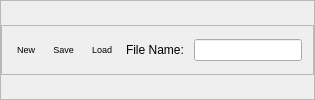
        <widget class="QWidget" name="page_4">
         <layout class="QVBoxLayout" name="verticalLayout">
          <property name="spacing">
           <number>0</number>
          </property>
          <property name="leftMargin">
           <number>0</number>
          </property>
          <property name="topMargin">
           <number>0</number>
          </property>
          <property name="rightMargin">
           <number>0</number>
          </property>
          <property name="bottomMargin">
           <number>0</number>
          </property>
          <item>
           <widget class="QFrame" name="frame_6">
            <property name="frameShape">
             <enum>QFrame::StyledPanel</enum>
            </property>
            <property name="frameShadow">
             <enum>QFrame::Raised</enum>
            </property>
            <layout class="QVBoxLayout" name="verticalLayout_12">
             <property name="spacing">
              <number>0</number>
             </property>
             <property name="leftMargin">
              <number>0</number>
             </property>
             <property name="topMargin">
              <number>0</number>
             </property>
             <property name="rightMargin">
              <number>0</number>
             </property>
             <property name="bottomMargin">
              <number>0</number>
             </property>
             <item>
              <layout class="QVBoxLayout" name="preshorizontalLayout">
               <item>
                <widget class="QFrame" name="frame_7">
                 <property name="maximumSize">
                  <size>
                   <width>16777215</width>
                   <height>50</height>
                  </size>
                 </property>
                 <property name="frameShape">
                  <enum>QFrame::StyledPanel</enum>
                 </property>
                 <property name="frameShadow">
                  <enum>QFrame::Raised</enum>
                 </property>
                 <layout class="QHBoxLayout" name="horizontalLayout_6">
                  <property name="spacing">
                   <number>5</number>
                  </property>
                  <property name="leftMargin">
                   <number>1</number>
                  </property>
                  <property name="topMargin">
                   <number>1</number>
                  </property>
                  <property name="rightMargin">
                   <number>1</number>
                  </property>
                  <property name="bottomMargin">
                   <number>1</number>
                  </property>
                  <item>
                   <layout class="QHBoxLayout" name="horizontalLayout_5">
                    <property name="spacing">
                     <number>10</number>
                    </property>
                    <property name="leftMargin">
                     <number>10</number>
                    </property>
                    <property name="rightMargin">
                     <number>10</number>
                    </property>
                    <item>
                     <widget class="QPushButton" name="btnPNew">
                      <property name="maximumSize">
                       <size>
                        <width>70</width>
                        <height>16777215</height>
                       </size>
                      </property>
                      <property name="toolTip">
                       <string>New Flat Media project file</string>
                      </property>
                      <property name="statusTip">
                       <string/>
                      </property>
                      <property name="layoutDirection">
                       <enum>Qt::LeftToRight</enum>
                      </property>
                      <property name="styleSheet">
                       <string notr="true">QPushButton { 
     border-style: inset;
     border-width: 1px;
     border-radius:5px;
	 padding: 3px;
     border-style: solid;
     border-width: 1px;
     border-radius:5px;
     border-color: palette(button);
	 padding: 3px;
     font-size: 7pt;
}

QPushButton:checked { 
     border-color: palette(dark);
    background-color: qradialgradient(cx: 0.7, cy: 1.4, fx: 0.7, fy: 1.9, radius: 1.5, stop: 0 rgb(255, 255, 0), stop: 1 transparent );
}

QPushButton:pressed { 
     border-color: palette(dark);
     background-color: qradialgradient(cx: 0.7, cy: 1.4, fx: 0.7, fy: 1.9, radius: 1.5, stop: 0 palette(dark), stop: 1 transparent );
}</string>
                      </property>
                      <property name="text">
                       <string>New</string>
                      </property>
                      <property name="icon">
                       <iconset resource="../../data/mainRes.qrc">
                        <normaloff>:/graphicGui/gui/page.png</normaloff>:/graphicGui/gui/page.png</iconset>
                      </property>
                      <property name="iconSize">
                       <size>
                        <width>32</width>
                        <height>32</height>
                       </size>
                      </property>
                     </widget>
                    </item>
                    <item>
                     <widget class="QPushButton" name="btnPSave">
                      <property name="maximumSize">
                       <size>
                        <width>70</width>
                        <height>16777215</height>
                       </size>
                      </property>
                      <property name="toolTip">
                       <string>Save Flat Media project file</string>
                      </property>
                      <property name="statusTip">
                       <string/>
                      </property>
                      <property name="styleSheet">
                       <string notr="true">QPushButton { 
     border-style: inset;
     border-width: 1px;
     border-radius:5px;
	 padding: 3px;
     border-style: solid;
     border-width: 1px;
     border-radius:5px;
     border-color: palette(button);
	 padding: 3px;
     font-size: 7pt;
}

QPushButton:checked { 
     border-color: palette(dark);
    background-color: qradialgradient(cx: 0.7, cy: 1.4, fx: 0.7, fy: 1.9, radius: 1.5, stop: 0 rgb(255, 255, 0), stop: 1 transparent );
}

QPushButton:pressed { 
     border-color: palette(dark);
     background-color: qradialgradient(cx: 0.7, cy: 1.4, fx: 0.7, fy: 1.9, radius: 1.5, stop: 0 palette(dark), stop: 1 transparent );
}</string>
                      </property>
                      <property name="text">
                       <string>Save</string>
                      </property>
                      <property name="icon">
                       <iconset resource="../../data/mainRes.qrc">
                        <normaloff>:/graphicGui/gui/save.png</normaloff>:/graphicGui/gui/save.png</iconset>
                      </property>
                      <property name="iconSize">
                       <size>
                        <width>32</width>
                        <height>32</height>
                       </size>
                      </property>
                     </widget>
                    </item>
                    <item>
                     <widget class="QPushButton" name="btnPLoad">
                      <property name="maximumSize">
                       <size>
                        <width>70</width>
                        <height>16777215</height>
                       </size>
                      </property>
                      <property name="toolTip">
                       <string>Open Flat Media project file</string>
                      </property>
                      <property name="statusTip">
                       <string/>
                      </property>
                      <property name="styleSheet">
                       <string notr="true">QPushButton { 
     border-style: inset;
     border-width: 1px;
     border-radius:5px;
	 padding: 3px;
     border-style: solid;
     border-width: 1px;
     border-radius:5px;
     border-color: palette(button);
	 padding: 3px;
     font-size: 7pt;
}

QPushButton:checked { 
     border-color: palette(dark);
    background-color: qradialgradient(cx: 0.7, cy: 1.4, fx: 0.7, fy: 1.9, radius: 1.5, stop: 0 rgb(255, 255, 0), stop: 1 transparent );
}

QPushButton:pressed { 
     border-color: palette(dark);
     background-color: qradialgradient(cx: 0.7, cy: 1.4, fx: 0.7, fy: 1.9, radius: 1.5, stop: 0 palette(dark), stop: 1 transparent );
}</string>
                      </property>
                      <property name="text">
                       <string>Load</string>
                      </property>
                      <property name="icon">
                       <iconset resource="../../data/mainRes.qrc">
                        <normaloff>:/graphicGui/gui/folder2.png</normaloff>:/graphicGui/gui/folder2.png</iconset>
                      </property>
                      <property name="iconSize">
                       <size>
                        <width>34</width>
                        <height>34</height>
                       </size>
                      </property>
                     </widget>
                    </item>
                    <item>
                     <widget class="QLabel" name="label">
                      <property name="text">
                       <string>File Name:</string>
                      </property>
                     </widget>
                    </item>
                    <item>
                     <widget class="QLineEdit" name="textEditPresent">
                      <property name="readOnly">
                       <bool>true</bool>
                      </property>
                     </widget>
                    </item>
                   </layout>
                  </item>
                 </layout>
                </widget>
               </item>
              </layout>
             </item>
            </layout>
           </widget>
          </item>
         </layout>
        </widget>
